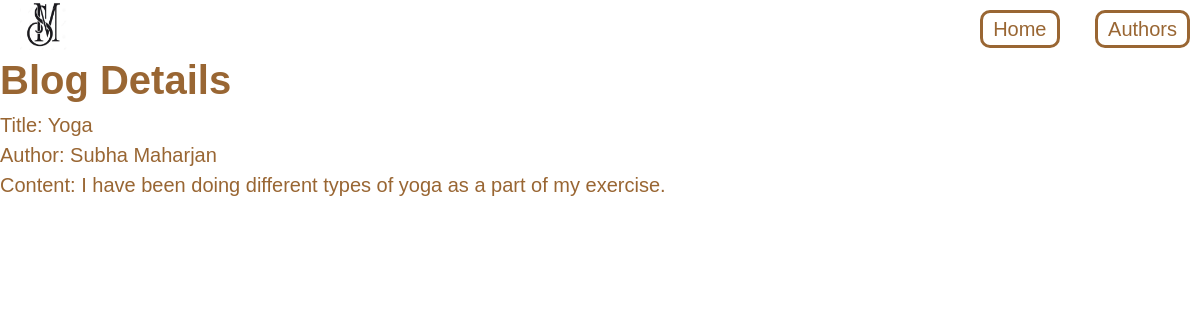
The page /webapp/detail/5/ on the database its author committed.
### webapp/models.py (models this page shows, shortened)
class BlogInfo(models.Model):
    blog_title = models.CharField(max_length=100)
    blog_content = models.TextField()
    date_created = models.DateTimeField(auto_now_add=True)
    date_updated = models.DateTimeField(auto_now=True)
    author = models.ForeignKey(Author, on_delete=models.SET_NULL, null=True)

class Author(models.Model):
    author_name = models.CharField(max_length=100)

### webapp/views.py (the view)
# urls.py: path('detail/<int:user_id>/', detail_view_of_blog),
def detail_view_of_blog(request, user_id):
    obj = BlogInfo.objects.get(id=user_id)
    return render(request, 'webapp/detail.html', context={
        'obj':obj
    })

### webapp/templates/webapp/detail.html (shortened to what this page needs)
{% load static %}
<!DOCTYPE html>
<html lang="en">
<head>
    <link href="{% static 'style.css' %}" rel="stylesheet" type="text/css">
</head>
<body>
    <div class="navbar">
        <div class="logo">
            <img src="{% static 'name-logo.png' %}">
        </div>
        <div>
            <a href="">Home</a>
            <a href="#">Authors</a>
        </div>
    </div>
    <div class="div-top" style="top: 50px;position: absolute;">
    <h1>Blog Details</h1>
    <ul>
        <li>Title: {{ obj.blog_title }}</li>
        <li>Author: {{ obj.author.author_name }}</li>
        <li>Content: {{ obj.blog_content }}</li>
    </ul>
    </div>
</body>
</html>

### webapp/static/style.css (style rules this page uses)
* { margin: 0; padding: 0; }
body { margin: 0; font-family: Arial, Helvetica, sans-serif; font-size: 20px; color:#996633; line-height: 1.5; }
.logo img { width: 50px; height: 50px; }
.navbar { position: fixed; display: flex; width: 100%; height: 50px; background-color: #fff; flex-wrap: wrap; justify-content: space-between; align-items: center; padding: 0 20px; z-index: 1; }
.navbar a { margin-right: 30px; padding: 5px 10px; text-decoration: none; border: #996633 1px solid; border-width: medium; border-radius: 10px; color: #996633; }

### rows shown on the page
BlogInfo: blog_title "Yoga", author.author_name "Subha Maharjan", blog_content "I have been doing different types of yoga as a part of my exercise."
